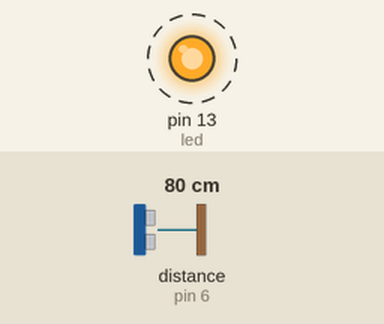
This sketch was run on a simulated Arduino Uno, built with avr-gcc and run on an emulated ATmega328P. Shown: output pins drawn as LEDs (lit = HIGH). Wiring (inferred from the names in the program): ultrasonic range finder: trigger pin 7; echo pin 6. Dashed ring = blinking. The inputs (shaded band) are chosen by the test bench; at power-on: distance to the obstacle (sensor on pin 6) 80 cm. The echo pulse lasts 58.3 µs per cm; pins used as bus, display or sensor lines are not drawn; what the sketch prints to the serial monitor is not drawn.

Above: at 0.3 s.
Timing chart, 0 to 3.0 s (numbered marks = the images above):
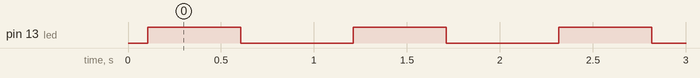

The sketch:

Ultrasonic_alarm.ino
```cpp
const int echoPin = 6; // Echo Pin of Ultrasonic Sensor
const int pingPin = 7; // Trigger Pin of Ultrasonic Sensor
const int led=13;
void setup()
{
  Serial.begin(9600); // Starting Serial Communication
  pinMode(pingPin, OUTPUT); // initialising pin 7 as output
  pinMode(echoPin, INPUT);// initialising pin 6 as input
  pinMode(led,OUTPUT);

}

void loop()
{
  long duration,  cm;

  digitalWrite(pingPin, LOW);
  delayMicroseconds(2);

  digitalWrite(pingPin, HIGH);
  delayMicroseconds(10);
  digitalWrite(pingPin, LOW);

  duration = pulseIn(echoPin, HIGH); // using pulsin function to determine total time

  cm = microsecondsToCentimeters(duration); // calling method


  Serial.print(cm);
  Serial.print("cm");
  Serial.println();
  delay(100);
  if (cm <=500)
  {digitalWrite(led,HIGH);
   delay(500);
   digitalWrite(led,LOW);
   delay(500);};


}
long microsecondsToCentimeters(long microseconds) // method to covert microsec to centimeters
{
   return microseconds / 29 / 2;
}
```

Measured:
- by itself, pin 13 (led): alternates HIGH for 0.50 s and LOW for 0.61 s
